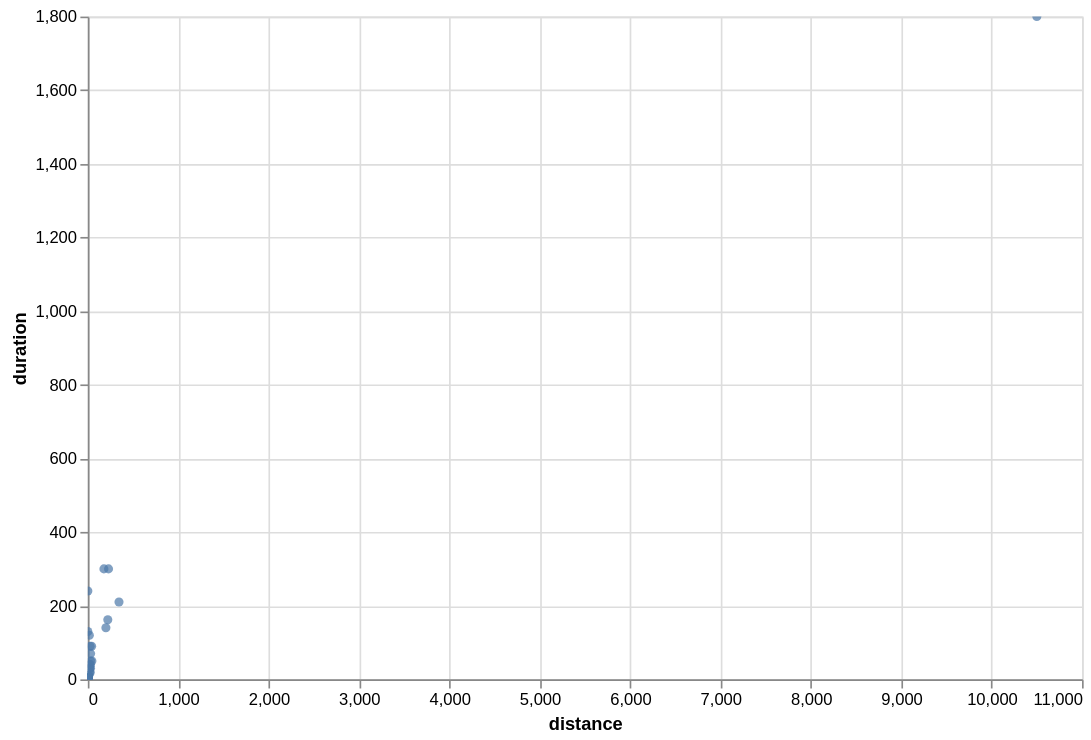

Notebook code for this chart:
### Markdown cell above
By default, zooming and panning includes both axes. However, it is also possible to restrict this interaction to only one axis by using *encodings=['x']*  to restrict the selection to the x-channel.

### Code cell
alt.Chart(sdf).mark_circle().encode(
    x='distance:Q',
    y=alt.Y('duration:Q', axis=alt.Axis(minExtent=30)),
    tooltip=['Creativity:N', 'languages:N', 'distance:Q'],
).properties(
    width=600,
    height=400
).add_params(
    alt.selection_interval(bind='scales', encodings=['x'])
)

### Figure 1 — Vega-Lite specification as saved in the notebook (floating-point values rounded to 4 significant figures)
{"config": {"view": {"continuousWidth": 300, "continuousHeight": 300}}, "data": {"name": "data-a45369142c787b9236d3a2d32d6d84b3"}, "mark": {"type": "circle"}, "encoding": {"tooltip": [{"field": "Creativity", "type": "nominal"}, {"field": "languages", "type": "nominal"}, {"field": "distance", "type": "quantitative"}], "x": {"field": "distance", "type": "quantitative"}, "y": {"axis": {"minExtent": 30}, "field": "duration", "type": "quantitative"}}, "height": 400, "params": [{"name": "param_db82be42624d4632", "select": {"type": "interval", "encodings": ["x"]}, "bind": "scales"}], "width": 600, "$schema": "https://vega.github.io/schema/vega-lite/v6.4.1.json", "datasets": {"data-a45369142c787b9236d3a2d32d6d84b3": [{"age": 20, "distance": 11.0, "transportation": "Car", "duration": 11.0, "creative skills": 4, "languages": "German; English; Romanian; Italian", "hobbies": "Drawing", "distance_cat": "medium", "Creativity": "good", "speed": 60.0}, {"age": 21, "distance": 200.0, "transportation": "Car", "duration": 140.0, "creative skills": 3, "languages": "German; English; Polish", "hobbies": "work out", "distance_cat": "far far away", "Creativity": "medium", "speed": 85.71}, {"age": 23, "distance": 30.0, "transportation": "Mix", "duration": 40.0, "creative skills": 4, "languages": "German; English; vietnamese", "hobbies": "crochet; gaming; sewing; reading; doom scrolling", "distance_cat": "far", "Creativity": "good", "speed": 45.0}, {"age": 19, "distance": 178.0, "transportation": "Train", "duration": 300.0, "creative skills": 4, "languages": "Deutsch; Englisch; Spanisch", "hobbies": "Geschichte lernen", "distance_cat": "far far away", "Creativity": "good", "speed": 35.6}, {"age": 19, "distance": 0.1, "transportation": "Mix", "duration": 130.0, "creative skills": 4, "languages": "German; Italian; English", "hobbies": "listening to music", "distance_cat": "near", "Creativity": "good", "speed": 0.0}, {"age": 20, "distance": 0.3, "transportation": "Walk", "duration": 1.0, "creative skills": 4, "languages": "German;English", "hobbies": "video games", "distance_cat": "near", "Creativity": "good", "speed": 18.0}, {"age": 18, "distance": 30.0, "transportation": "Car", "duration": 30.0, "creative skills": 4, "languages": "Deutsch; Englisch", "hobbies": "Lesen", "distance_cat": "far", "Creativity": "good", "speed": 60.0}, {"age": 19, "distance": 10500.0, "transportation": "Mix", "duration": 1800.0, "creative skills": 2, "languages": "Spanish; German; English", "hobbies": "sleeping; watching series", "distance_cat": "far far away", "Creativity": "some", "speed": 350.0}, {"age": 20, "distance": 0.55, "transportation": "Mix", "duration": 7.0, "creative skills": 4, "languages": "German; English; Programming Languages", "hobbies": "Dancing", "distance_cat": "near", "Creativity": "good", "speed": 4.714}, {"age": 20, "distance": 345.0, "transportation": "Car", "duration": 210.0, "creative skills": 2, "languages": "German; English", "hobbies": "Dancing", "distance_cat": "far far away", "Creativity": "some", "speed": 98.57}, {"age": 33, "distance": 221.0, "transportation": "Car", "duration": 162.0, "creative skills": 4, "languages": "German; English; Japanese", "hobbies": "Beeing Creative!", "distance_cat": "far far away", "Creativity": "good", "speed": 81.85}, {"age": 21, "distance": 0.1, "transportation": "Walk", "duration": 0.1, "creative skills": 4, "languages": "English; German; Romanian; Klingon", "hobbies": "Spaceships", "distance_cat": "near", "Creativity": "good", "speed": null}, {"age": 20, "distance": 1.0, "transportation": "Walk", "duration": 10.0, "creative skills": 4, "languages": "German;English", "hobbies": "cooking", "distance_cat": "near", "Creativity": "good", "speed": 6.0}, {"age": 21, "distance": 1.0, "transportation": "Walk", "duration": 5.0, "creative skills": 4, "languages": "latin; English; German", "hobbies": "uni work", "distance_cat": "near", "Creativity": "good", "speed": 12.0}, {"age": 23, "distance": 0.1, "transportation": "Walk", "duration": 2.0, "creative skills": 4, "languages": "English, Polish, Spanish", "hobbies": "swimming ", "distance_cat": "near", "Creativity": "good", "speed": 0.0}, {"age": 22, "distance": 0.2, "transportation": "Walk", "duration": 5.0, "creative skills": 2, "languages": "Arabic, English", "hobbies": "Playing volleyball ", "distance_cat": "near", "Creativity": "some", "speed": 2.4}, {"age": 20, "distance": 1.0, "transportation": "Walk", "duration": 3.0, "creative skills": 1, "languages": "German, English", "hobbies": "Reading ", "distance_cat": "near", "Creativity": "not really", "speed": 20.0}, {"age": 19, "distance": 0.1, "transportation": "Walk", "duration": 2.0, "creative skills": 3, "languages": "Russian, Uzbek, German, Turkish, English", "hobbies": "Sleeping", "distance_cat": "near", "Creativity": "medium", "speed": 0.0}, {"age": 21, "distance": 0.1, "transportation": "Walk", "duration": 1.0, "creative skills": 5, "languages": "English, Farzi, Russian", "hobbies": "Swimming ", "distance_cat": "near", "Creativity": "very good", "speed": 0.0}, {"age": 20, "distance": 25.0, "transportation": "Car", "duration": 18.0, "creative skills": 3, "languages": "English, German, Hungarian", "hobbies": "Video games", "distance_cat": "far", "Creativity": "medium", "speed": 83.33}, {"age": 19, "distance": 0.1, "transportation": "Walk", "duration": 3.0, "creative skills": 3, "languages": "English, Romanian, Russian", "hobbies": "Driving car", "distance_cat": "near", "Creativity": "medium", "speed": 0.0}, {"age": 17, "distance": 0.1, "transportation": "Walk", "duration": 2.0, "creative skills": 5, "languages": "English, Russian, Latvian b2, German a2-b1", "hobbies": "Drawing, cosplay, crocheting, coming up with stories, walking, listening to my favourite podcast", "distance_cat": "near", "Creativity": "very good", "speed": 0.0}, {"age": 20, "distance": 1.0, "transportation": "Walk", "duration": 4.0, "creative skills": 4, "languages": "German, English", "hobbies": "Gym, Volleyball, Gaming", "distance_cat": "near", "Creativity": "good", "speed": 15.0}, {"age": 21, "distance": 0.35, "transportation": "Walk", "duration": 3.0, "creative skills": 2, "languages": "German, English", "hobbies": "reading", "distance_cat": "near", "Creativity": "some", "speed": 7.0}, {"age": 20, "distance": 0.2, "transportation": "Bus", "duration": 240.0, "creative skills": 1, "languages": "German, English", "hobbies": "horse riding, riding motorbike, gaming, sleeping", "distance_cat": "near", "Creativity": "not really", "speed": 0.05}, {"age": 20, "distance": 0.1, "transportation": "Walk", "duration": 0.3, "creative skills": 3, "languages": "Albanian , English, German", "hobbies": "Basketball ", "distance_cat": "near", "Creativity": "medium", "speed": 2.0}, {"age": 19, "distance": 1.0, "transportation": "Walk", "duration": 5.0, "creative skills": 3, "languages": "German, English", "hobbies": "Reading", "distance_cat": "near", "Creativity": "medium", "speed": 12.0}, {"age": 19, "distance": 0.1, "transportation": "Walk", "duration": 0.5, "creative skills": 4, "languages": "Russian, Finnish, English, German", "hobbies": "Ice skating ", "distance_cat": "near", "Creativity": "good", "speed": 12.0}, {"age": 21, "distance": 42.0, "transportation": "Mix", "duration": 90.0, "creative skills": 5, "languages": "German, English, turkish, Spanish", "hobbies": "Playing Video Games", "distance_cat": "far", "Creativity": "very good", "speed": 28.0}, {"age": 22, "distance": 0.1, "transportation": "Walk", "duration": 1.0, "creative skills": 2, "languages": "German, English", "hobbies": "Cooking ", "distance_cat": "near", "Creativity": "some", "speed": 0.0}, {"age": 20, "distance": 1.0, "transportation": "Walk", "duration": 10.0, "creative skills": 1, "languages": "German, English", "hobbies": "Programming, Gaming, Running", "distance_cat": "near", "Creativity": "not really", "speed": 6.0}, {"age": 23, "distance": 20.0, "transportation": "Bus", "duration": 30.0, "creative skills": 5, "languages": "German, English, Spanish", "hobbies": "Skiing ⛷️ ", "distance_cat": "medium", "Creativity": "very good", "speed": 40.0}, {"age": 19, "distance": 0.1, "transportation": "Walk", "duration": 2.0, "creative skills": 5, "languages": "German, English, Spanish, Italian", "hobbies": "Reading", "distance_cat": "near", "Creativity": "very good", "speed": 0.0}, {"age": 18, "distance": 23.0, "transportation": "Car", "duration": 20.0, "creative skills": 2, "languages": "English, Latin, German", "hobbies": "Gaming", "distance_cat": "far", "Creativity": "some", "speed": 69.0}, {"age": 20, "distance": 0.3, "transportation": "Car", "duration": 4.0, "creative skills": 5, "languages": "German, English", "hobbies": "gaming, anime", "distance_cat": "near", "Creativity": "very good", "speed": 4.5}, {"age": 19, "distance": 229.0, "transportation": "Train", "duration": 300.0, "creative skills": 3, "languages": "German, English, French, Tagalog, Russian", "hobbies": "Chess", "distance_cat": "far far away", "Creativity": "medium", "speed": 45.8}, {"age": 33, "distance": 17.0, "transportation": "Bus", "duration": 120.0, "creative skills": 3, "languages": "Urdu, Punjabi, Hindi, Arabic, English, Kashmiri", "hobbies": "Listen Music ", "distance_cat": "medium", "Creativity": "medium", "speed": 8.5}, {"age": 28, "distance": 17.0, "transportation": "Mix", "duration": 30.0, "creative skills": 3, "languages": "English, Hausa, pidgin English,", "hobbies": "football, watching football, movies and playing football", "distance_cat": "medium", "Creativity": "medium", "speed": 34.0}, {"age": 21, "distance": 25.0, "transportation": "Mix", "duration": 90.0, "creative skills": 3, "languages": "Kurdish, Persian, English", "hobbies": "Reading", "distance_cat": "far", "Creativity": "medium", "speed": 16.67}, {"age": 18, "distance": 20.0, "transportation": "Mix", "duration": 40.0, "creative skills": 4, "languages": "German, English, Sinhala", "hobbies": "Photography", "distance_cat": "medium", "Creativity": "good", "speed": 30.0}, {"age": 19, "distance": 0.1, "transportation": "Walk", "duration": 2.0, "creative skills": 4, "languages": "Hungarian, English, German", "hobbies": "cycling", "distance_cat": "near", "Creativity": "good", "speed": 0.0}, {"age": 24, "distance": 2.0, "transportation": "Bus", "duration": 6.0, "creative skills": 4, "languages": "English, Hindi, German", "hobbies": "Video Games", "distance_cat": "near", "Creativity": "good", "speed": 20.0}, {"age": 19, "distance": 0.1, "transportation": "Walk", "duration": 2.0, "creative skills": 3, "languages": "English, German", "hobbies": "Volleyball", "distance_cat": "near", "Creativity": "medium", "speed": 0.0}, {"age": 19, "distance": 0.1, "transportation": "On Walk", "duration": 0.1, "creative skills": 3, "languages": "English, Lithuanian, Russian, German", "hobbies": "Reading", "distance_cat": "near", "Creativity": "medium", "speed": null}, {"age": 23, "distance": 31.1, "transportation": "Mix", "duration": 70.0, "creative skills": 3, "languages": "English, German, Yoruba, French", "hobbies": "Baking", "distance_cat": "far", "Creativity": "medium", "speed": 26.66}, {"age": 20, "distance": 0.1, "transportation": "Walk", "duration": 1.0, "creative skills": 2, "languages": "German, English, bit of Spanish", "hobbies": "Skiing", "distance_cat": "near", "Creativity": "some", "speed": 0.0}, {"age": 18, "distance": 0.2, "transportation": "Walk", "duration": 0.1, "creative skills": 2, "languages": "German, English, Spanish, Catalan", "hobbies": "Traveling", "distance_cat": "near", "Creativity": "some", "speed": null}, {"age": 20, "distance": 3.0, "transportation": "Car", "duration": 3.0, "creative skills": 3, "languages": "German, English", "hobbies": "Darts", "distance_cat": "near", "Creativity": "medium", "speed": 60.0}, {"age": 20, "distance": 4.0, "transportation": "Car", "duration": 5.0, "creative skills": 3, "languages": "German, English", "hobbies": "reading", "distance_cat": "near", "Creativity": "medium", "speed": 48.0}, {"age": 21, "distance": 4.0, "transportation": "Car", "duration": 5.0, "creative skills": 2, "languages": "German, English", "hobbies": "gym", "distance_cat": "near", "Creativity": "some", "speed": 48.0}, {"age": 19, "distance": 0.1, "transportation": "Walk", "duration": 1.0, "creative skills": 5, "languages": "English, Hindi, Urdu, Bengali", "hobbies": "Vibecoding stuff", "distance_cat": "near", "Creativity": "very good", "speed": 0.0}, {"age": 18, "distance": 1.0, "transportation": "Walk", "duration": 5.0, "creative skills": 3, "languages": "English, georgian", "hobbies": "reading", "distance_cat": "near", "Creativity": "medium", "speed": 12.0}, {"age": 20, "distance": 0.2, "transportation": "Walk", "duration": 4.0, "creative skills": 3, "languages": "English", "hobbies": "Table Tennis", "distance_cat": "near", "Creativity": "medium", "speed": 3.0}, {"age": 21, "distance": 0.1, "transportation": "Walk", "duration": 3.0, "creative skills": 4, "languages": "English, Turkish", "hobbies": "Photography", "distance_cat": "near", "Creativity": "good", "speed": 2.0}, {"age": 22, "distance": 45.0, "transportation": "Car", "duration": 50.0, "creative skills": 4, "languages": "English,German,Arabic", "hobbies": "Swimming,Biking,Bouldering,Dancing", "distance_cat": "far", "Creativity": "good", "speed": 54.0}, {"age": 20, "distance": 7.0, "transportation": "Car", "duration": 10.0, "creative skills": 3, "languages": "German, English", "hobbies": "Art", "distance_cat": "near", "Creativity": "medium", "speed": 42.0}, {"age": 19, "distance": 0.1, "transportation": "On Walk", "duration": 1.0, "creative skills": 5, "languages": "Serbian, English, Croatian, Bosnian, Montenegro, Macedonian", "hobbies": "Gaming", "distance_cat": "near", "Creativity": "very good", "speed": 3.0}, {"age": 21, "distance": 0.1, "transportation": "Walk", "duration": 5.0, "creative skills": 3, "languages": "English, Bulgarian, German", "hobbies": "Movies", "distance_cat": "near", "Creativity": "medium", "speed": 1.2}, {"age": 18, "distance": 0.1, "transportation": "Walk", "duration": 0.1, "creative skills": 5, "languages": "Englishfluent, Hindimother tongue, Germanlearning B1 level", "hobbies": "Football, Reading", "distance_cat": "near", "Creativity": "very good", "speed": null}, {"age": 24, "distance": 0.1, "transportation": "Walk", "duration": 0.1, "creative skills": 4, "languages": "Russian,English,Turkish,Azerbaijani,German", "hobbies": "Reading Manga", "distance_cat": "near", "Creativity": "good", "speed": null}, {"age": 20, "distance": 0.4, "transportation": "Walk", "duration": 10.0, "creative skills": 3, "languages": "German, English", "hobbies": "volleyball", "distance_cat": "near", "Creativity": "medium", "speed": 2.4}, {"age": 20, "distance": 30.0, "transportation": "Bus", "duration": 50.0, "creative skills": 4, "languages": "Englisch,  Spanish", "hobbies": "Videogames", "distance_cat": "far", "Creativity": "good", "speed": 36.0}, {"age": 20, "distance": 0.1, "transportation": "Walk", "duration": 5.0, "creative skills": 4, "languages": "Albanian, English", "hobbies": "playing the violin", "distance_cat": "near", "Creativity": "good", "speed": 1.2}, {"age": 19, "distance": 0.1, "transportation": "Walk", "duration": 3.0, "creative skills": 4, "languages": "Serbian, English, a little German", "hobbies": "painting", "distance_cat": "near", "Creativity": "good", "speed": 0.2}, {"age": 21, "distance": 3.0, "transportation": "Car", "duration": 5.0, "creative skills": 3, "languages": "German,English", "hobbies": "working out", "distance_cat": "near", "Creativity": "medium", "speed": 36.0}, {"age": 19, "distance": 0.1, "transportation": "Walk", "duration": 1.0, "creative skills": 4, "languages": "Serbian, Croatian, Bosnian, Montenegrin, English and a little bit of German", "hobbies": "football", "distance_cat": "near", "Creativity": "good", "speed": 3.0}]}}
